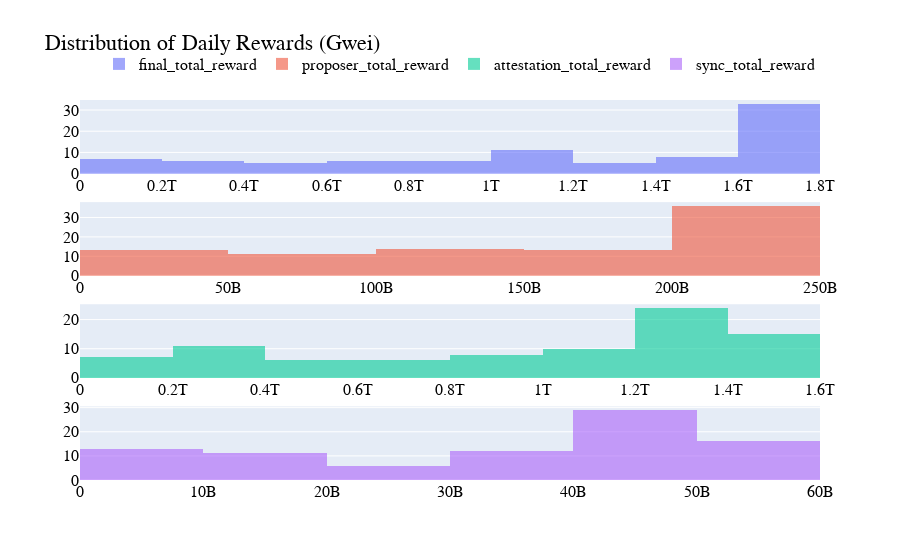

Write notebook code for a chart like this one.
### Code cell
from plotly.subplots import make_subplots
# List of the four specified columns
columns_to_plot = ['final_total_reward', 'proposer_total_reward', 'attestation_total_reward', 'sync_total_reward']

# Define subplots
rows = len(columns_to_plot)
fig = make_subplots(rows=rows, cols=1)

# Add histograms to each subplot row
for row, column in enumerate(columns_to_plot, start=1):
    fig.add_trace(go.Histogram(x=df[column], name=column, opacity=0.6), row=row, col=1)


# Update layout to use LaTeX style font and move the legend above the figure
fig.update_layout(
    font=dict(family="Courier New, monospace", size=16, color="black"),
    title_text="Distribution of Daily Rewards (Gwei)",
    legend=dict(orientation="h", yanchor="bottom", y=1.05, xanchor="right", x=1)
)
fig.show()
